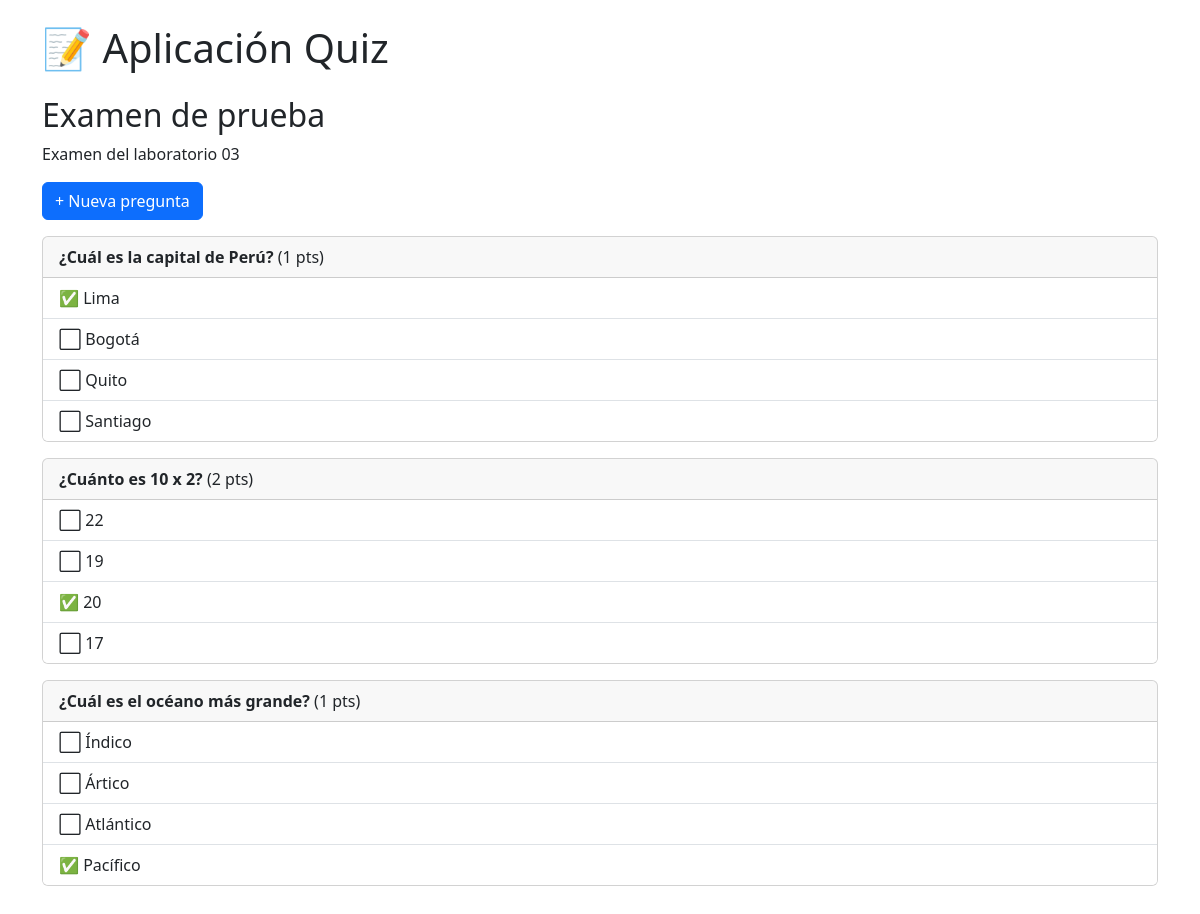
Screenshot of /quiz/exam/1/ with the database file from the repository.
### quiz/models.py (models this page shows, shortened)
class Exam(models.Model):
    title = models.CharField(
        max_length=200,
        verbose_name="título",
        help_text="Título del examen (máx. 200 caracteres)."
    )
    description = models.TextField(
        blank=True,
        verbose_name="descripción",
        help_text="Descripción opcional del examen."
    )
    created_at = models.DateTimeField(
        auto_now_add=True,
        verbose_name="fecha de creación"
    )
    class Meta:
        ordering = ["-created_at"]
        verbose_name = "examen"
        verbose_name_plural = "exámenes"

class Question(models.Model):
    exam = models.ForeignKey(
        Exam,
        on_delete=models.CASCADE,
        related_name="questions",
        verbose_name="examen"
    )
    text = models.CharField(
        max_length=255,
        verbose_name="enunciado"
    )
    score = models.PositiveIntegerField(
        default=1,
        verbose_name="puntaje"
    )
    class Meta:
        ordering = ["id"]
        verbose_name = "pregunta"
        verbose_name_plural = "preguntas"

class Choice(models.Model):
    question = models.ForeignKey(
        Question,
        on_delete=models.CASCADE,
        related_name="choices",
        verbose_name="pregunta"
    )
    text = models.CharField(
        max_length=255,
        verbose_name="texto de la opción"
    )
    is_correct = models.BooleanField(
        default=False,
        verbose_name="¿es correcta?"
    )
    class Meta:
        ordering = ["id"]
        verbose_name = "opción"
        verbose_name_plural = "opciones"

### quiz/views.py (the view)
# urls.py: path("exam/<int:pk>/", views.exam_detail, name="exam_detail"),
def exam_detail(request, pk):
    exam = get_object_or_404(Exam, pk=pk)
    return render(request, "quiz/exam_detail.html", {"exam": exam})

### quiz/templates/quiz/exam_detail.html (shortened to what this page needs)
{% extends "quiz/base.html" %}
{% block content %}
<h2>{{ exam.title }}</h2>
<p>{{ exam.description }}</p>
<a href="{% url 'quiz:question_create' exam.pk %}" class="btn btn-primary mb-3">+ Nueva pregunta</a>
{% for question in exam.questions.all %}
    <div class="card mb-3">
        <div class="card-header">
            <strong>{{ question.text }}</strong> ({{ question.score }} pts)
        </div>
        <ul class="list-group list-group-flush">
            {% for choice in question.choices.all %}
                <li class="list-group-item">
                    {% if choice.is_correct %}✅{% else %}⬜{% endif %}
                    {{ choice.text }}
                </li>
            {% endfor %}
        </ul>
    </div>
{% empty %}
    <p>Este examen no tiene preguntas aún.</p>
{% endfor %}
{% endblock %}

### quiz/templates/quiz/base.html (shortened to what this page needs)
<!DOCTYPE html>
<html lang="es">
<head>
    <link href="https://cdn.jsdelivr.net/npm/bootstrap@5.3.3/dist/css/bootstrap.min.css" rel="stylesheet">
</head>
<body class="container py-4">
    <h1 class="mb-4">📝 Aplicación Quiz</h1>
    {% block content %}{% endblock %}
</body>
</html>

### rows the page displays
Exam: title "Examen de prueba", description "Examen del laboratorio 03"
Question: text "¿Cuál es la capital de Perú?", score "1"
Choice: text "Lima"
Choice: text "Bogotá"
Choice: text "Quito"
Choice: text "Santiago"
Question: text "¿Cuánto es 10 x 2?", score "2"
Choice: text "22"
Choice: text "19"
Choice: text "20"
Choice: text "17"
Question: text "¿Cuál es el océano más grande?", score "1"
Choice: text "Índico"
Choice: text "Ártico"
Choice: text "Atlántico"
Choice: text "Pacífico"
